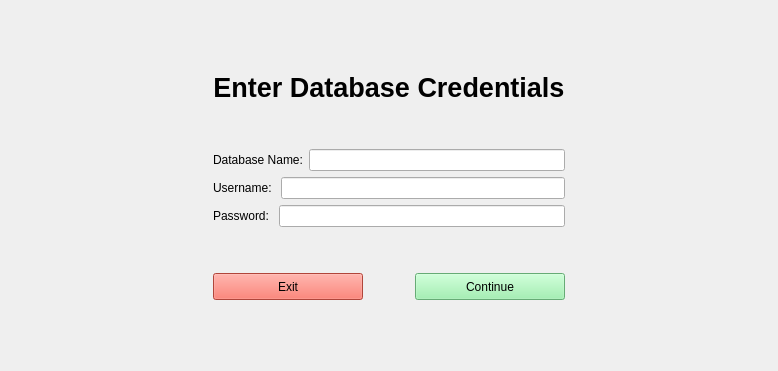
<?xml version="1.0" encoding="UTF-8"?>
<ui version="4.0">
 <class>WelcomeDialogWindow</class>
 <widget class="QMainWindow" name="WelcomeDialogWindow">
  <property name="geometry">
   <rect>
    <x>0</x>
    <y>0</y>
    <width>778</width>
    <height>371</height>
   </rect>
  </property>
  <property name="minimumSize">
   <size>
    <width>778</width>
    <height>371</height>
   </size>
  </property>
  <property name="windowTitle">
   <string>Database Credentials</string>
  </property>
  <widget class="QWidget" name="centralwidget">
   <layout class="QGridLayout" name="gridLayout_2">
    <item row="1" column="1">
     <layout class="QGridLayout" name="gridLayout">
      <item row="4" column="0">
       <layout class="QVBoxLayout" name="verticalLayout_2">
        <item>
         <widget class="QLabel" name="WelcomeHeader">
          <property name="font">
           <font>
            <pointsize>20</pointsize>
            <weight>75</weight>
            <bold>true</bold>
           </font>
          </property>
          <property name="text">
           <string>Enter Database Credentials</string>
          </property>
          <property name="alignment">
           <set>Qt::AlignCenter</set>
          </property>
         </widget>
        </item>
        <item>
         <spacer name="verticalSpacer_2">
          <property name="orientation">
           <enum>Qt::Vertical</enum>
          </property>
          <property name="sizeHint" stdset="0">
           <size>
            <width>20</width>
            <height>40</height>
           </size>
          </property>
         </spacer>
        </item>
        <item>
         <layout class="QHBoxLayout" name="horizontalLayout_2">
          <item>
           <widget class="QLabel" name="label">
            <property name="text">
             <string>Database Name:</string>
            </property>
           </widget>
          </item>
          <item>
           <widget class="QLineEdit" name="lineEdit"/>
          </item>
         </layout>
        </item>
        <item>
         <layout class="QHBoxLayout" name="horizontalLayout_3">
          <item>
           <widget class="QLabel" name="label_2">
            <property name="text">
             <string>Username: </string>
            </property>
           </widget>
          </item>
          <item>
           <widget class="QLineEdit" name="lineEdit_2"/>
          </item>
         </layout>
        </item>
        <item>
         <layout class="QHBoxLayout" name="horizontalLayout_4">
          <item>
           <widget class="QLabel" name="label_3">
            <property name="text">
             <string>Password: </string>
            </property>
           </widget>
          </item>
          <item>
           <widget class="QLineEdit" name="lineEdit_3"/>
          </item>
         </layout>
        </item>
        <item>
         <spacer name="verticalSpacer">
          <property name="orientation">
           <enum>Qt::Vertical</enum>
          </property>
          <property name="sizeHint" stdset="0">
           <size>
            <width>20</width>
            <height>40</height>
           </size>
          </property>
         </spacer>
        </item>
        <item>
         <layout class="QHBoxLayout" name="horizontalLayout">
          <item>
           <widget class="QPushButton" name="ExitButton">
            <property name="minimumSize">
             <size>
              <width>150</width>
              <height>27</height>
             </size>
            </property>
            <property name="maximumSize">
             <size>
              <width>150</width>
              <height>16777215</height>
             </size>
            </property>
            <property name="palette">
             <palette>
              <active>
               <colorrole role="WindowText">
                <brush brushstyle="SolidPattern">
                 <color alpha="255">
                  <red>0</red>
                  <green>0</green>
                  <blue>0</blue>
                 </color>
                </brush>
               </colorrole>
               <colorrole role="Button">
                <brush brushstyle="SolidPattern">
                 <color alpha="255">
                  <red>246</red>
                  <green>97</green>
                  <blue>81</blue>
                 </color>
                </brush>
               </colorrole>
               <colorrole role="Light">
                <brush brushstyle="SolidPattern">
                 <color alpha="255">
                  <red>255</red>
                  <green>203</green>
                  <blue>198</blue>
                 </color>
                </brush>
               </colorrole>
               <colorrole role="Midlight">
                <brush brushstyle="SolidPattern">
                 <color alpha="255">
                  <red>250</red>
                  <green>150</green>
                  <blue>139</blue>
                 </color>
                </brush>
               </colorrole>
               <colorrole role="Dark">
                <brush brushstyle="SolidPattern">
                 <color alpha="255">
                  <red>123</red>
                  <green>49</green>
                  <blue>41</blue>
                 </color>
                </brush>
               </colorrole>
               <colorrole role="Mid">
                <brush brushstyle="SolidPattern">
                 <color alpha="255">
                  <red>164</red>
                  <green>65</green>
                  <blue>54</blue>
                 </color>
                </brush>
               </colorrole>
               <colorrole role="Text">
                <brush brushstyle="SolidPattern">
                 <color alpha="255">
                  <red>0</red>
                  <green>0</green>
                  <blue>0</blue>
                 </color>
                </brush>
               </colorrole>
               <colorrole role="BrightText">
                <brush brushstyle="SolidPattern">
                 <color alpha="255">
                  <red>255</red>
                  <green>255</green>
                  <blue>255</blue>
                 </color>
                </brush>
               </colorrole>
               <colorrole role="ButtonText">
                <brush brushstyle="SolidPattern">
                 <color alpha="255">
                  <red>0</red>
                  <green>0</green>
                  <blue>0</blue>
                 </color>
                </brush>
               </colorrole>
               <colorrole role="Base">
                <brush brushstyle="SolidPattern">
                 <color alpha="255">
                  <red>255</red>
                  <green>255</green>
                  <blue>255</blue>
                 </color>
                </brush>
               </colorrole>
               <colorrole role="Window">
                <brush brushstyle="SolidPattern">
                 <color alpha="255">
                  <red>246</red>
                  <green>97</green>
                  <blue>81</blue>
                 </color>
                </brush>
               </colorrole>
               <colorrole role="Shadow">
                <brush brushstyle="SolidPattern">
                 <color alpha="255">
                  <red>0</red>
                  <green>0</green>
                  <blue>0</blue>
                 </color>
                </brush>
               </colorrole>
               <colorrole role="AlternateBase">
                <brush brushstyle="SolidPattern">
                 <color alpha="255">
                  <red>250</red>
                  <green>176</green>
                  <blue>168</blue>
                 </color>
                </brush>
               </colorrole>
               <colorrole role="ToolTipBase">
                <brush brushstyle="SolidPattern">
                 <color alpha="255">
                  <red>255</red>
                  <green>255</green>
                  <blue>220</blue>
                 </color>
                </brush>
               </colorrole>
               <colorrole role="ToolTipText">
                <brush brushstyle="SolidPattern">
                 <color alpha="255">
                  <red>0</red>
                  <green>0</green>
                  <blue>0</blue>
                 </color>
                </brush>
               </colorrole>
               <colorrole role="PlaceholderText">
                <brush brushstyle="SolidPattern">
                 <color alpha="128">
                  <red>0</red>
                  <green>0</green>
                  <blue>0</blue>
                 </color>
                </brush>
               </colorrole>
              </active>
              <inactive>
               <colorrole role="WindowText">
                <brush brushstyle="SolidPattern">
                 <color alpha="255">
                  <red>0</red>
                  <green>0</green>
                  <blue>0</blue>
                 </color>
                </brush>
               </colorrole>
               <colorrole role="Button">
                <brush brushstyle="SolidPattern">
                 <color alpha="255">
                  <red>246</red>
                  <green>97</green>
                  <blue>81</blue>
                 </color>
                </brush>
               </colorrole>
               <colorrole role="Light">
                <brush brushstyle="SolidPattern">
                 <color alpha="255">
                  <red>255</red>
                  <green>203</green>
                  <blue>198</blue>
                 </color>
                </brush>
               </colorrole>
               <colorrole role="Midlight">
                <brush brushstyle="SolidPattern">
                 <color alpha="255">
                  <red>250</red>
                  <green>150</green>
                  <blue>139</blue>
                 </color>
                </brush>
               </colorrole>
               <colorrole role="Dark">
                <brush brushstyle="SolidPattern">
                 <color alpha="255">
                  <red>123</red>
                  <green>49</green>
                  <blue>41</blue>
                 </color>
                </brush>
               </colorrole>
               <colorrole role="Mid">
                <brush brushstyle="SolidPattern">
                 <color alpha="255">
                  <red>164</red>
                  <green>65</green>
                  <blue>54</blue>
                 </color>
                </brush>
               </colorrole>
               <colorrole role="Text">
                <brush brushstyle="SolidPattern">
                 <color alpha="255">
                  <red>0</red>
                  <green>0</green>
                  <blue>0</blue>
                 </color>
                </brush>
               </colorrole>
               <colorrole role="BrightText">
                <brush brushstyle="SolidPattern">
                 <color alpha="255">
                  <red>255</red>
                  <green>255</green>
                  <blue>255</blue>
                 </color>
                </brush>
               </colorrole>
               <colorrole role="ButtonText">
                <brush brushstyle="SolidPattern">
                 <color alpha="255">
                  <red>0</red>
                  <green>0</green>
                  <blue>0</blue>
                 </color>
                </brush>
               </colorrole>
               <colorrole role="Base">
                <brush brushstyle="SolidPattern">
                 <color alpha="255">
                  <red>255</red>
                  <green>255</green>
                  <blue>255</blue>
                 </color>
                </brush>
               </colorrole>
               <colorrole role="Window">
                <brush brushstyle="SolidPattern">
                 <color alpha="255">
                  <red>246</red>
                  <green>97</green>
                  <blue>81</blue>
                 </color>
                </brush>
               </colorrole>
               <colorrole role="Shadow">
                <brush brushstyle="SolidPattern">
                 <color alpha="255">
                  <red>0</red>
                  <green>0</green>
                  <blue>0</blue>
                 </color>
                </brush>
               </colorrole>
               <colorrole role="AlternateBase">
                <brush brushstyle="SolidPattern">
                 <color alpha="255">
                  <red>250</red>
                  <green>176</green>
                  <blue>168</blue>
                 </color>
                </brush>
               </colorrole>
               <colorrole role="ToolTipBase">
                <brush brushstyle="SolidPattern">
                 <color alpha="255">
                  <red>255</red>
                  <green>255</green>
                  <blue>220</blue>
                 </color>
                </brush>
               </colorrole>
               <colorrole role="ToolTipText">
                <brush brushstyle="SolidPattern">
                 <color alpha="255">
                  <red>0</red>
                  <green>0</green>
                  <blue>0</blue>
                 </color>
                </brush>
               </colorrole>
               <colorrole role="PlaceholderText">
                <brush brushstyle="SolidPattern">
                 <color alpha="128">
                  <red>0</red>
                  <green>0</green>
                  <blue>0</blue>
                 </color>
                </brush>
               </colorrole>
              </inactive>
              <disabled>
               <colorrole role="WindowText">
                <brush brushstyle="SolidPattern">
                 <color alpha="255">
                  <red>123</red>
                  <green>49</green>
                  <blue>41</blue>
                 </color>
                </brush>
               </colorrole>
               <colorrole role="Button">
                <brush brushstyle="SolidPattern">
                 <color alpha="255">
                  <red>246</red>
                  <green>97</green>
                  <blue>81</blue>
                 </color>
                </brush>
               </colorrole>
               <colorrole role="Light">
                <brush brushstyle="SolidPattern">
                 <color alpha="255">
                  <red>255</red>
                  <green>203</green>
                  <blue>198</blue>
                 </color>
                </brush>
               </colorrole>
               <colorrole role="Midlight">
                <brush brushstyle="SolidPattern">
                 <color alpha="255">
                  <red>250</red>
                  <green>150</green>
                  <blue>139</blue>
                 </color>
                </brush>
               </colorrole>
               <colorrole role="Dark">
                <brush brushstyle="SolidPattern">
                 <color alpha="255">
                  <red>123</red>
                  <green>49</green>
                  <blue>41</blue>
                 </color>
                </brush>
               </colorrole>
               <colorrole role="Mid">
                <brush brushstyle="SolidPattern">
                 <color alpha="255">
                  <red>164</red>
                  <green>65</green>
                  <blue>54</blue>
                 </color>
                </brush>
               </colorrole>
               <colorrole role="Text">
                <brush brushstyle="SolidPattern">
                 <color alpha="255">
                  <red>123</red>
                  <green>49</green>
                  <blue>41</blue>
                 </color>
                </brush>
               </colorrole>
               <colorrole role="BrightText">
                <brush brushstyle="SolidPattern">
                 <color alpha="255">
                  <red>255</red>
                  <green>255</green>
                  <blue>255</blue>
                 </color>
                </brush>
               </colorrole>
               <colorrole role="ButtonText">
                <brush brushstyle="SolidPattern">
                 <color alpha="255">
                  <red>123</red>
                  <green>49</green>
                  <blue>41</blue>
                 </color>
                </brush>
               </colorrole>
               <colorrole role="Base">
                <brush brushstyle="SolidPattern">
                 <color alpha="255">
                  <red>246</red>
                  <green>97</green>
                  <blue>81</blue>
                 </color>
                </brush>
               </colorrole>
               <colorrole role="Window">
                <brush brushstyle="SolidPattern">
                 <color alpha="255">
                  <red>246</red>
                  <green>97</green>
                  <blue>81</blue>
                 </color>
                </brush>
               </colorrole>
               <colorrole role="Shadow">
                <brush brushstyle="SolidPattern">
                 <color alpha="255">
                  <red>0</red>
                  <green>0</green>
                  <blue>0</blue>
                 </color>
                </brush>
               </colorrole>
               <colorrole role="AlternateBase">
                <brush brushstyle="SolidPattern">
                 <color alpha="255">
                  <red>246</red>
                  <green>97</green>
                  <blue>81</blue>
                 </color>
                </brush>
               </colorrole>
               <colorrole role="ToolTipBase">
                <brush brushstyle="SolidPattern">
                 <color alpha="255">
                  <red>255</red>
                  <green>255</green>
                  <blue>220</blue>
                 </color>
                </brush>
               </colorrole>
               <colorrole role="ToolTipText">
                <brush brushstyle="SolidPattern">
                 <color alpha="255">
                  <red>0</red>
                  <green>0</green>
                  <blue>0</blue>
                 </color>
                </brush>
               </colorrole>
               <colorrole role="PlaceholderText">
                <brush brushstyle="SolidPattern">
                 <color alpha="128">
                  <red>0</red>
                  <green>0</green>
                  <blue>0</blue>
                 </color>
                </brush>
               </colorrole>
              </disabled>
             </palette>
            </property>
            <property name="cursor">
             <cursorShape>PointingHandCursor</cursorShape>
            </property>
            <property name="text">
             <string>Exit</string>
            </property>
           </widget>
          </item>
          <item>
           <spacer name="horizontalSpacer_3">
            <property name="orientation">
             <enum>Qt::Horizontal</enum>
            </property>
            <property name="sizeHint" stdset="0">
             <size>
              <width>40</width>
              <height>20</height>
             </size>
            </property>
           </spacer>
          </item>
          <item>
           <widget class="QPushButton" name="ContinueButton">
            <property name="minimumSize">
             <size>
              <width>150</width>
              <height>27</height>
             </size>
            </property>
            <property name="maximumSize">
             <size>
              <width>150</width>
              <height>16777215</height>
             </size>
            </property>
            <property name="palette">
             <palette>
              <active>
               <colorrole role="WindowText">
                <brush brushstyle="SolidPattern">
                 <color alpha="255">
                  <red>0</red>
                  <green>0</green>
                  <blue>0</blue>
                 </color>
                </brush>
               </colorrole>
               <colorrole role="Button">
                <brush brushstyle="SolidPattern">
                 <color alpha="255">
                  <red>143</red>
                  <green>240</green>
                  <blue>164</blue>
                 </color>
                </brush>
               </colorrole>
               <colorrole role="Light">
                <brush brushstyle="SolidPattern">
                 <color alpha="255">
                  <red>255</red>
                  <green>255</green>
                  <blue>255</blue>
                 </color>
                </brush>
               </colorrole>
               <colorrole role="Midlight">
                <brush brushstyle="SolidPattern">
                 <color alpha="255">
                  <red>199</red>
                  <green>247</green>
                  <blue>209</blue>
                 </color>
                </brush>
               </colorrole>
               <colorrole role="Dark">
                <brush brushstyle="SolidPattern">
                 <color alpha="255">
                  <red>72</red>
                  <green>120</green>
                  <blue>82</blue>
                 </color>
                </brush>
               </colorrole>
               <colorrole role="Mid">
                <brush brushstyle="SolidPattern">
                 <color alpha="255">
                  <red>95</red>
                  <green>160</green>
                  <blue>109</blue>
                 </color>
                </brush>
               </colorrole>
               <colorrole role="Text">
                <brush brushstyle="SolidPattern">
                 <color alpha="255">
                  <red>0</red>
                  <green>0</green>
                  <blue>0</blue>
                 </color>
                </brush>
               </colorrole>
               <colorrole role="BrightText">
                <brush brushstyle="SolidPattern">
                 <color alpha="255">
                  <red>255</red>
                  <green>255</green>
                  <blue>255</blue>
                 </color>
                </brush>
               </colorrole>
               <colorrole role="ButtonText">
                <brush brushstyle="SolidPattern">
                 <color alpha="255">
                  <red>0</red>
                  <green>0</green>
                  <blue>0</blue>
                 </color>
                </brush>
               </colorrole>
               <colorrole role="Base">
                <brush brushstyle="SolidPattern">
                 <color alpha="255">
                  <red>255</red>
                  <green>255</green>
                  <blue>255</blue>
                 </color>
                </brush>
               </colorrole>
               <colorrole role="Window">
                <brush brushstyle="SolidPattern">
                 <color alpha="255">
                  <red>143</red>
                  <green>240</green>
                  <blue>164</blue>
                 </color>
                </brush>
               </colorrole>
               <colorrole role="Shadow">
                <brush brushstyle="SolidPattern">
                 <color alpha="255">
                  <red>0</red>
                  <green>0</green>
                  <blue>0</blue>
                 </color>
                </brush>
               </colorrole>
               <colorrole role="AlternateBase">
                <brush brushstyle="SolidPattern">
                 <color alpha="255">
                  <red>199</red>
                  <green>247</green>
                  <blue>209</blue>
                 </color>
                </brush>
               </colorrole>
               <colorrole role="ToolTipBase">
                <brush brushstyle="SolidPattern">
                 <color alpha="255">
                  <red>255</red>
                  <green>255</green>
                  <blue>220</blue>
                 </color>
                </brush>
               </colorrole>
               <colorrole role="ToolTipText">
                <brush brushstyle="SolidPattern">
                 <color alpha="255">
                  <red>0</red>
                  <green>0</green>
                  <blue>0</blue>
                 </color>
                </brush>
               </colorrole>
               <colorrole role="PlaceholderText">
                <brush brushstyle="SolidPattern">
                 <color alpha="128">
                  <red>0</red>
                  <green>0</green>
                  <blue>0</blue>
                 </color>
                </brush>
               </colorrole>
              </active>
              <inactive>
               <colorrole role="WindowText">
                <brush brushstyle="SolidPattern">
                 <color alpha="255">
                  <red>0</red>
                  <green>0</green>
                  <blue>0</blue>
                 </color>
                </brush>
               </colorrole>
               <colorrole role="Button">
                <brush brushstyle="SolidPattern">
                 <color alpha="255">
                  <red>143</red>
                  <green>240</green>
                  <blue>164</blue>
                 </color>
                </brush>
               </colorrole>
               <colorrole role="Light">
                <brush brushstyle="SolidPattern">
                 <color alpha="255">
                  <red>255</red>
                  <green>255</green>
                  <blue>255</blue>
                 </color>
                </brush>
               </colorrole>
               <colorrole role="Midlight">
                <brush brushstyle="SolidPattern">
                 <color alpha="255">
                  <red>199</red>
                  <green>247</green>
                  <blue>209</blue>
                 </color>
                </brush>
               </colorrole>
               <colorrole role="Dark">
                <brush brushstyle="SolidPattern">
                 <color alpha="255">
                  <red>72</red>
                  <green>120</green>
                  <blue>82</blue>
                 </color>
                </brush>
               </colorrole>
               <colorrole role="Mid">
                <brush brushstyle="SolidPattern">
                 <color alpha="255">
                  <red>95</red>
                  <green>160</green>
                  <blue>109</blue>
                 </color>
                </brush>
               </colorrole>
               <colorrole role="Text">
                <brush brushstyle="SolidPattern">
                 <color alpha="255">
                  <red>0</red>
                  <green>0</green>
                  <blue>0</blue>
                 </color>
                </brush>
               </colorrole>
               <colorrole role="BrightText">
                <brush brushstyle="SolidPattern">
                 <color alpha="255">
                  <red>255</red>
                  <green>255</green>
                  <blue>255</blue>
                 </color>
                </brush>
               </colorrole>
               <colorrole role="ButtonText">
                <brush brushstyle="SolidPattern">
                 <color alpha="255">
                  <red>0</red>
                  <green>0</green>
                  <blue>0</blue>
                 </color>
                </brush>
               </colorrole>
               <colorrole role="Base">
                <brush brushstyle="SolidPattern">
                 <color alpha="255">
                  <red>255</red>
                  <green>255</green>
                  <blue>255</blue>
                 </color>
                </brush>
               </colorrole>
               <colorrole role="Window">
                <brush brushstyle="SolidPattern">
                 <color alpha="255">
                  <red>143</red>
                  <green>240</green>
                  <blue>164</blue>
                 </color>
                </brush>
               </colorrole>
               <colorrole role="Shadow">
                <brush brushstyle="SolidPattern">
                 <color alpha="255">
                  <red>0</red>
                  <green>0</green>
                  <blue>0</blue>
                 </color>
                </brush>
               </colorrole>
               <colorrole role="AlternateBase">
                <brush brushstyle="SolidPattern">
                 <color alpha="255">
                  <red>199</red>
                  <green>247</green>
                  <blue>209</blue>
                 </color>
                </brush>
               </colorrole>
               <colorrole role="ToolTipBase">
                <brush brushstyle="SolidPattern">
                 <color alpha="255">
                  <red>255</red>
                  <green>255</green>
                  <blue>220</blue>
                 </color>
                </brush>
               </colorrole>
               <colorrole role="ToolTipText">
                <brush brushstyle="SolidPattern">
                 <color alpha="255">
                  <red>0</red>
                  <green>0</green>
                  <blue>0</blue>
                 </color>
                </brush>
               </colorrole>
               <colorrole role="PlaceholderText">
                <brush brushstyle="SolidPattern">
                 <color alpha="128">
                  <red>0</red>
                  <green>0</green>
                  <blue>0</blue>
                 </color>
                </brush>
               </colorrole>
              </inactive>
              <disabled>
               <colorrole role="WindowText">
                <brush brushstyle="SolidPattern">
                 <color alpha="255">
                  <red>72</red>
                  <green>120</green>
                  <blue>82</blue>
                 </color>
                </brush>
               </colorrole>
               <colorrole role="Button">
                <brush brushstyle="SolidPattern">
                 <color alpha="255">
                  <red>143</red>
                  <green>240</green>
                  <blue>164</blue>
                 </color>
                </brush>
               </colorrole>
               <colorrole role="Light">
                <brush brushstyle="SolidPattern">
                 <color alpha="255">
                  <red>255</red>
                  <green>255</green>
                  <blue>255</blue>
                 </color>
                </brush>
               </colorrole>
               <colorrole role="Midlight">
                <brush brushstyle="SolidPattern">
                 <color alpha="255">
                  <red>199</red>
                  <green>247</green>
                  <blue>209</blue>
                 </color>
                </brush>
               </colorrole>
               <colorrole role="Dark">
                <brush brushstyle="SolidPattern">
                 <color alpha="255">
                  <red>72</red>
                  <green>120</green>
                  <blue>82</blue>
                 </color>
                </brush>
               </colorrole>
               <colorrole role="Mid">
                <brush brushstyle="SolidPattern">
                 <color alpha="255">
                  <red>95</red>
                  <green>160</green>
                  <blue>109</blue>
                 </color>
                </brush>
               </colorrole>
               <colorrole role="Text">
                <brush brushstyle="SolidPattern">
                 <color alpha="255">
                  <red>72</red>
                  <green>120</green>
                  <blue>82</blue>
                 </color>
                </brush>
               </colorrole>
               <colorrole role="BrightText">
                <brush brushstyle="SolidPattern">
                 <color alpha="255">
                  <red>255</red>
                  <green>255</green>
                  <blue>255</blue>
                 </color>
                </brush>
               </colorrole>
               <colorrole role="ButtonText">
                <brush brushstyle="SolidPattern">
                 <color alpha="255">
                  <red>72</red>
                  <green>120</green>
                  <blue>82</blue>
                 </color>
                </brush>
               </colorrole>
               <colorrole role="Base">
                <brush brushstyle="SolidPattern">
                 <color alpha="255">
                  <red>143</red>
                  <green>240</green>
                  <blue>164</blue>
                 </color>
                </brush>
               </colorrole>
               <colorrole role="Window">
                <brush brushstyle="SolidPattern">
                 <color alpha="255">
                  <red>143</red>
                  <green>240</green>
                  <blue>164</blue>
                 </color>
                </brush>
               </colorrole>
               <colorrole role="Shadow">
                <brush brushstyle="SolidPattern">
                 <color alpha="255">
                  <red>0</red>
                  <green>0</green>
                  <blue>0</blue>
                 </color>
                </brush>
               </colorrole>
               <colorrole role="AlternateBase">
                <brush brushstyle="SolidPattern">
                 <color alpha="255">
                  <red>143</red>
                  <green>240</green>
                  <blue>164</blue>
                 </color>
                </brush>
               </colorrole>
               <colorrole role="ToolTipBase">
                <brush brushstyle="SolidPattern">
                 <color alpha="255">
                  <red>255</red>
                  <green>255</green>
                  <blue>220</blue>
                 </color>
                </brush>
               </colorrole>
               <colorrole role="ToolTipText">
                <brush brushstyle="SolidPattern">
                 <color alpha="255">
                  <red>0</red>
                  <green>0</green>
                  <blue>0</blue>
                 </color>
                </brush>
               </colorrole>
               <colorrole role="PlaceholderText">
                <brush brushstyle="SolidPattern">
                 <color alpha="128">
                  <red>0</red>
                  <green>0</green>
                  <blue>0</blue>
                 </color>
                </brush>
               </colorrole>
              </disabled>
             </palette>
            </property>
            <property name="cursor">
             <cursorShape>PointingHandCursor</cursorShape>
            </property>
            <property name="text">
             <string>Continue</string>
            </property>
           </widget>
          </item>
         </layout>
        </item>
       </layout>
      </item>
     </layout>
    </item>
    <item row="1" column="2">
     <spacer name="horizontalSpacer">
      <property name="orientation">
       <enum>Qt::Horizontal</enum>
      </property>
      <property name="sizeHint" stdset="0">
       <size>
        <width>40</width>
        <height>20</height>
       </size>
      </property>
     </spacer>
    </item>
    <item row="2" column="1">
     <spacer name="verticalSpacer_4">
      <property name="orientation">
       <enum>Qt::Vertical</enum>
      </property>
      <property name="sizeHint" stdset="0">
       <size>
        <width>20</width>
        <height>40</height>
       </size>
      </property>
     </spacer>
    </item>
    <item row="0" column="1">
     <spacer name="verticalSpacer_3">
      <property name="orientation">
       <enum>Qt::Vertical</enum>
      </property>
      <property name="sizeHint" stdset="0">
       <size>
        <width>20</width>
        <height>40</height>
       </size>
      </property>
     </spacer>
    </item>
    <item row="1" column="0">
     <spacer name="horizontalSpacer_2">
      <property name="orientation">
       <enum>Qt::Horizontal</enum>
      </property>
      <property name="sizeHint" stdset="0">
       <size>
        <width>40</width>
        <height>20</height>
       </size>
      </property>
     </spacer>
    </item>
   </layout>
  </widget>
 </widget>
 <resources/>
 <connections/>
</ui>
